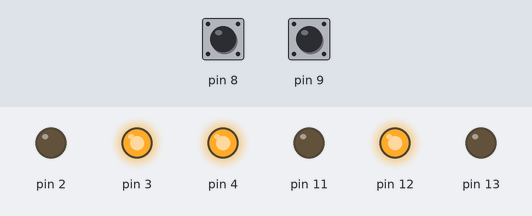
This sketch was run on a simulated Arduino Uno, built with avr-gcc and run on an emulated ATmega328P. On the bench: output pins drawn as LEDs (lit = HIGH). The inputs (shaded band) are chosen by the test bench; at power-on: pin 9 HIGH, pin 8 HIGH. Random numbers use the default seed unless the sketch sets one.

Above: at 0.57 s.
1.3 s: pin 9 pulled LOW for 1 s
At 2.8 s:
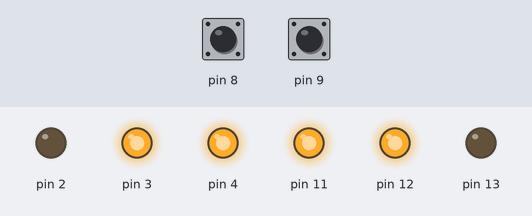
4.3 s: pin 9 pulled LOW for 3.2 s
At 8.46 s:
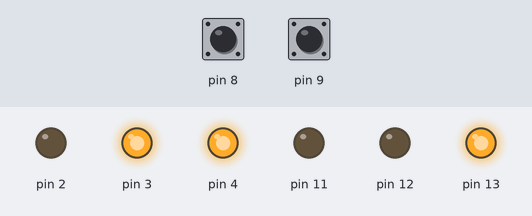
9.0 s: pin 9 pulled LOW for 1 s
At 9.64 s:
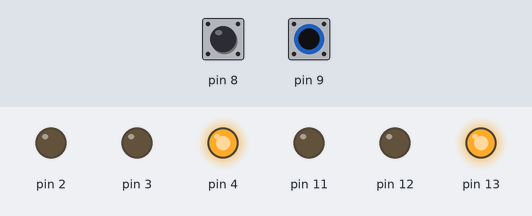
12.0 s: pin 8 pulled LOW for 1 s
15.0 s: pin 8 pulled LOW for 3.2 s
Timing chart, 0 to 20.7 s (numbered marks = the images above; inputs shaded):
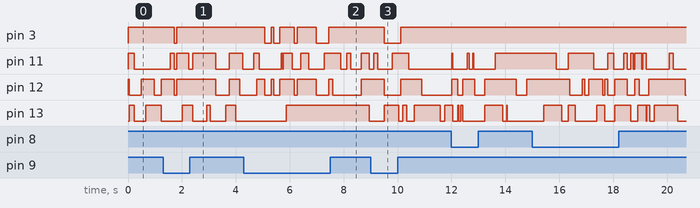

The sketch:

Induinosup4buz2rpt.ino
```cpp
float t=2.0;
float g=9.81;
float s=0.0;
long t2;
long n;
float e0=-13.6;
float e;
long A,B,r,n2;

long rand1;
long rand2;
long sum,product,divi,sub;
long V,I,R;
long C,H,O,Molwt;
long xd;
long ad;
long a,b;
float circ;
long rad;
float pi=3.141;

float spd=10.2;
float th=1.5;
float iq;
char c;
long select;

long rupee;
float Dol;
float Pound;
float Yuan;
void setup() {
  // put your setup code here, to run once:
pinMode(13, OUTPUT);
pinMode(12, OUTPUT);
pinMode(11, OUTPUT);
pinMode(2, OUTPUT);
pinMode(3, OUTPUT);
pinMode(4, OUTPUT);
pinMode(9, INPUT_PULLUP);
pinMode(8, INPUT_PULLUP);
digitalWrite(2,LOW);
digitalWrite(3, HIGH);
digitalWrite(4, HIGH);
}

void loop() {
  // put your main code here, to run repeatedly:
  int sel=0;
  int bd=int(random(20));

  int cd=int(random(10));
  for(int j1=0;j1<cd;j1++){
  ad= random(10000);
  xd=random(ad/1.5);

  for(int i12=0;i12<bd;i12++){

  int test=digitalRead(8);


  sel=int(random(6));

  if(sel==0) {
  digitalWrite(13, HIGH); }
  else if(sel==1){ digitalWrite(11, HIGH);  }
  else if(sel==2){ digitalWrite(12, HIGH);
  digitalWrite(3, HIGH); }
  else if(sel==3){ digitalWrite(13,LOW);  }
  else if(sel==4){ digitalWrite(12, LOW);
  digitalWrite(3, digitalRead(9));}
  else if(sel==5){ digitalWrite(11, LOW);  }
       // turn the LED on (HIGH is the voltage level)


  for(long i1=0;i1<xd*(1+test);i1++){
      char c[13]="Om sri sairam";
      char d[20]="Om namo venkateshaya";
      char e[86]="Om bhur buvah suvaha tat savitur varenyam bhargo devasya deemahi diyoyonah prachodayat";
      char g[13]="Om sri sairam";
      char f[19]="May my enemies fail";
  }
                      // wait for a second
  sel=int(random(6));

  if(sel==0) {
  digitalWrite(13, HIGH); }
  else if(sel==1){ digitalWrite(11, HIGH);  }
  else if(sel==2){ digitalWrite(12, HIGH);
  digitalWrite(3, HIGH); }
  else if(sel==3){ digitalWrite(13,LOW);  }
  else if(sel==4){ digitalWrite(12, LOW);
  digitalWrite(3,  digitalRead(9)) ;}
  else if(sel==5){ digitalWrite(11, LOW);  }  // turn the LED off by making the voltage LOW
    for(long i1=0;i1<random(ad-xd)/10*(1+test);i1++){


  //Maths
    rand1=random(500);
  rand2=random(500);
  product=rand1*rand2;
  sum=rand1+rand2;
  divi=rand1/rand2;
  sub=rand1-rand2;

  //play
    a=random(10);
  b=random(10);
  while( a!=b)
    b=random(10);

       a=random(10);
  b=random(10);
  while( a!=b)
    b=random(10);


  //Physics

  t2=random(500);
  s=0.5*g*t2*t2;
  n=random(100);
  e=e0/n/n;
  //play
    a=random(10);
  b=random(10);
  while( a!=b)
    b=random(10);

        a=random(10);
  b=random(10);
  while( a!=b)
    b=random(10);
  }

  if(select==3){
  //Economics
  B=random(1000);
  r=random(20);
  n2=random(10);
  A=A0*pow((1+r/100.0),n2);

      a=random(10);
  b=random(10);
  while( a!=b)
    b=random(10);

        a=random(10);
  b=random(10);
  while( a!=b)
    b=random(10);


  //Electrical
  I=random(100);
  R=random(10000);
  V=I*I*R;

      a=random(10);
  b=random(10);
  while( a!=b)
    b=random(10);

  a=random(10);
  b=random(10);
  while( a!=b)
    b=random(10);


  //Biochemical
  C=random(20);
  H=random(100);
  O=random(20);
  Molwt=12*C+H+16*O;

  //delay(60000);
  //Guessing game
  a=random(10);
  b=random(10);
  while( a!=b)
    b=random(10);
    a=random(10);
  b=random(10);
  while( a!=b)
    b=random(10);


  rad=random(1000);
  circ=2*pi*rad;

  iq=spd*pow(th,12);

  char chess[17]="e4e5BC4a6Qh5b6QF7";
  char cube1[10]="RURiURUURi";
  char cube2[18]="RiFRiBBRFiRiBBRRUi";
  char cube3[14]="FFULRiFFLiRUFF";
  char love[4]="Love";
  char cubesoln[147]="R B D' B D2 R2 U R' F' U2 F R U R' B' U2 B R' U' R U' F U' F' U2 L U' L' U2 F U F' R U B U' B' U B U' B' R' U' L' U L' U' F' L' F2 U' F' U F' L F L";
  char chesssoln[479]="1.d4 e5 2.dxe5 Nc6 3.Qd5 d6 4.e4 dxe5 5.Nc3 Be6 6.Qxd8+ Rxd8 7.Nb5 Rd7 8.Be3 Nb4 9.Na3 Nf6 10.Ne2 Nxe4 11.Bxa7 Nc6 12.Be3 Bb4+ 13.c3 Bxa3 14.bxa3 f5 15.f3 Nf6 16.Rb1 f4 17.Bxf4 exf4 18.Nxf4 Re7 19.Kf2 Na5 20.Bd3 Nd7 21.Rb5 b6 22.Nxe6 Rxe6 23.Rhb1 Nb7 24.Bc4 Re7 25.Rd5 Nd6 26.Bb3 Nc5 27.Rg1 Rf8 28.c4 Nde4+ 29.Kf1 Nc3 30.Rd2 Kf7 31.Kf2 Kg8 32.Rc2 N3e4+ 33.Kf1 Nd3 34.g3 Nec5 35.f4 Ne1 36.Re2 Rxe2 37.Kxe2 Re8+ 38.Kf1 Re4 39.Bd1 Kf7 40.Kf2 Ncd3+ 41.Kf1 Nc5 42.Kf2 Ncd3+ 43.Kf1 Nc5";
  char quote[63]="Success is 60% perspiration 30% computation and 10% inspiration";

  char music[28]="CCDCFECCDCGFCCC'AGFBA#A#AFGF";
  char Joke[43]="How do you call a skeleton? On the telebone";
  // wait for a second
  int a[5]={2,31,4,5,6};
 int temp;
 for(int j=3;j==0;j--){
  for(int i=0;i==j;i++){
    if(a[i]>a[i+1]){
      temp=a[i];
      a[i]=a[i+1];
      a[i+1]=temp;
    }
  }
 }
 rupee=random(1000);
 Dol=rupee*0.013617;
 Pound=rupee*0.010032;
 Yuan=rupee*0.088975;


 }


  }}

}
```

Measured:
- after the input at 1.3 s, pin 3: HIGH → LOW after 0.42 s, → HIGH 0.09 s later
- after the input at 4.3 s, pin 3: HIGH → LOW after 0.78 s, → HIGH 0.24 s later, → LOW 0.09 s later, → HIGH 0.22 s later, … (8 changes in this stretch)
- after the input at 9.0 s, pin 3: HIGH → LOW after 0.50 s, → HIGH 0.62 s later
